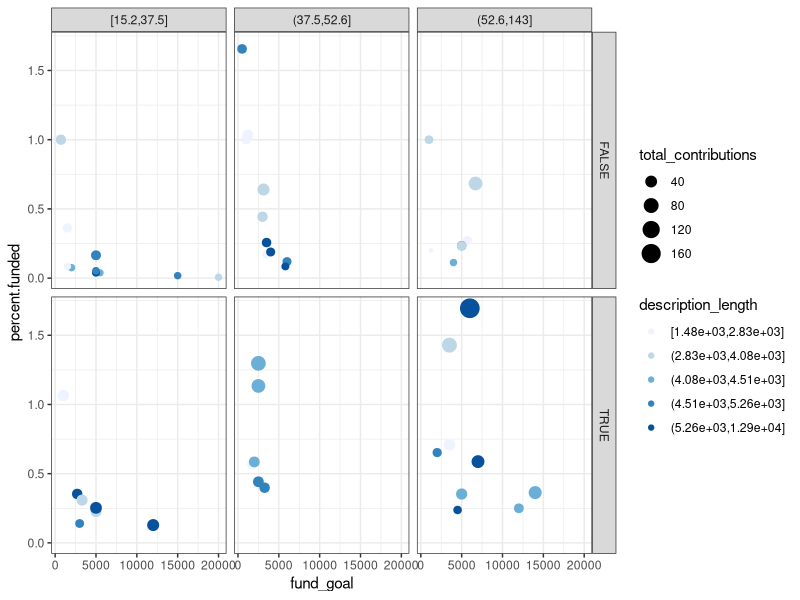
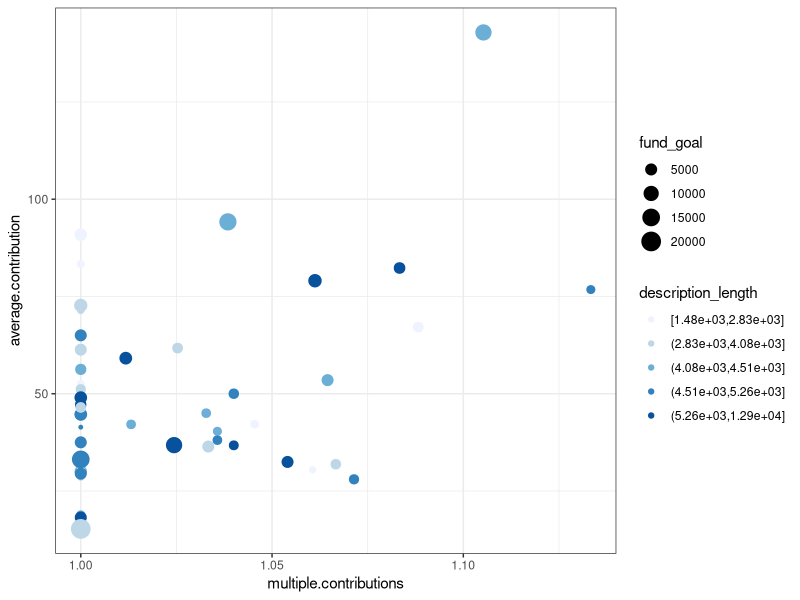

Here is the R script that generated these plots, in order:

## @knitr NA
prj.stats =read.csv('proj.txt')
prj.stats$percent.funded = with(prj.stats, fund_attained/fund_goal)
prj.stats$multiple.contributions = with(prj.stats, total_contributions/unique_contributions)
prj.stats$average.contribution = with(prj.stats, fund_attained/total_contributions)
prj.stats$multiple.contributions.bool = prj.stats$multiple.contributions > 1


## @knitr unnamed-chunk-1
lm.funded1 = lm(percent.funded~description_length+ total_contributions+ 
  fund_goal+ multiple.contributions+ average.contribution, data = prj.stats)


## @knitr NA
lm.funded = step(lm.funded1)


## @knitr NA
a = summary(lm.funded)
coef(a)


## @knitr NA
lm.avgive1 = lm(average.contribution~description_length+
  total_contributions+
  fund_goal+
  multiple.contributions, data = prj.stats)


## @knitr NA
lm.avgive = step(lm.avgive1)


## @knitr NA
b = summary(lm.avgive)
coef(b)


## @knitr NA
require(ggplot2)
prj.stats$description_length =cut_number(prj.stats$description_length, n=5)
prj.stats$av.contrib.factor = cut_number(prj.stats$average.contribution, n=3)
g = ggplot(prj.stats)


## @knitr percent-funded
g+theme_bw() + geom_point(aes(fund_goal, percent.funded, size=total_contributions, color=description_length))+ facet_grid(multiple.contributions.bool~av.contrib.factor)+scale_color_brewer(type='seq')


## @knitr average-contribution
g +theme_bw() + geom_point(aes(multiple.contributions, average.contribution, color=description_length, size=fund_goal))+scale_color_brewer(type='seq')

#g +theme_bw()+ geom_boxplot(aes(multiple.contributions.bool, average.contribution))+ geom_point(aes(multiple.contributions.bool, average.contribution, color=description_length, size=fund_goal))+scale_color_brewer(type='seq')


